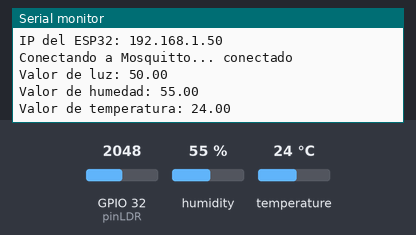
The sketch below on a simulated ESP32. Parts: the last lines printed to the serial monitor. The test bench sets the inputs (shaded band); at power-on: humidity 55 %, GPIO 32 (pinLDR) = 2048, temperature 24 °C. WiFi joins after 1.5 s; servers stay silent unless stated; no MQTT or app messages arrive unless stated.

Above: at 2.7 s.
2.8 s: humidity set to 22 %
5.5 s: GPIO 32 (pinLDR) set to 2866
At 6.6 s:
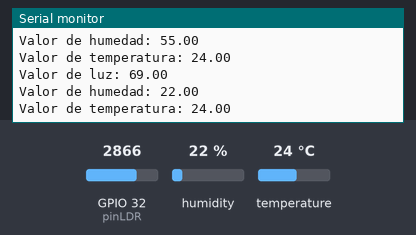
8.2 s: temperature set to 12 °C
At 10.7 s:
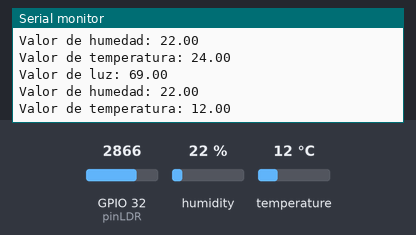
10.9 s: GPIO 32 (pinLDR) set to 3603
At 12.7 s:
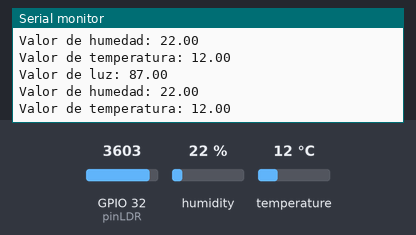
13.6 s: humidity set to 40 %
At 15.1 s:
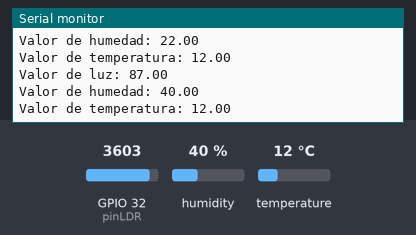
Timing chart, 0 to 16.6 s (numbered marks = the images above; inputs shaded):
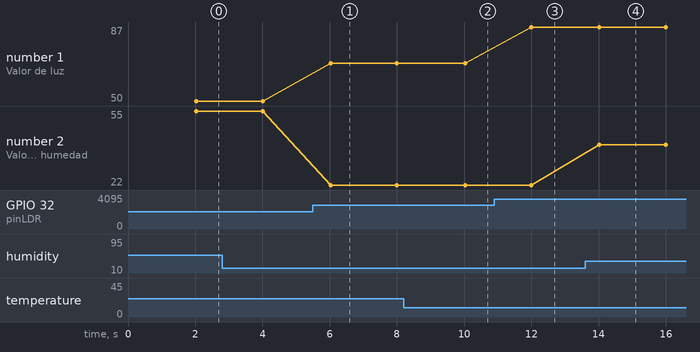

The sketch:

sketch_oct12a.ino
```cpp
#include <WiFi.h>
#include <PubSubClient.h>
#include <DHT.h>

#define DHTTYPE DHT11


// ======================================================
// CONFIGURACIÓN WIFI
// ======================================================

const char* WIFI_SSID = "Test";
const char* WIFI_PASSWORD = "sapo1234";


// ======================================================
// CONFIGURACIÓN MQTT
// ======================================================


const char* MQTT_SERVER = "10.157.198.244";
const int MQTT_PORT = 1883;

// Topics utilizados por el dashboard React.
const char* TOPIC_TEMPERATURA = "clima/esp32/temperatura";
const char* TOPIC_HUMEDAD = "clima/esp32/humedad";
const char* TOPIC_LUZ = "clima/esp32/luz";


// ======================================================
// CONFIGURACIÓN DE SENSORES
// ======================================================

// (Estudiante)
// Definir los pines y objetos necesarios para los sensores.
int pinLDR=32;
int pinDHT=4;
float valorLeidoLDR=0.0;
float valorLeidoDHT=0.0;
float porcentajeLDR=0.0;
float humedad=0;
float temperatura=0;

DHT dht(pinDHT, DHTTYPE);

WiFiClient wifiClient;
PubSubClient mqttClient(wifiClient);

// Enviar una lectura cada 2 segundos.
const unsigned long INTERVALO_ENVIO = 2000;

unsigned long ultimoEnvio = 0;

void conectarWiFi() {

  Serial.print("Conectando a WiFi");

  WiFi.begin(WIFI_SSID, WIFI_PASSWORD);

  while (WiFi.status() != WL_CONNECTED) {
    delay(500);
    Serial.print(".");
  }

  Serial.println();
  Serial.println("WiFi conectado");

  Serial.print("IP del ESP32: ");
  Serial.println(WiFi.localIP());
}

void conectarMQTT() {

  while (!mqttClient.connected()) {

    Serial.print("Conectando a Mosquitto...");

    // Crear un Client ID diferente para este ESP32.
    String clientId = "ESP32-";
    clientId += String(
      (uint32_t)(ESP.getEfuseMac() & 0xFFFFFFFF),
      HEX
    );

    if (mqttClient.connect(clientId.c_str())) {

      Serial.println(" conectado");

    } else {

      Serial.print(" error, rc=");
      Serial.print(mqttClient.state());
      Serial.println(". Reintentando en 2 segundos...");

      delay(2000);
    }
  }
}


// ======================================================
// LEER Y PUBLICAR SENSORES
// ======================================================

void publicarSensores() {
    //(Estudiante)
      //1. Obtener la temperatura.
      temperatura=dht.readTemperature();

      //2. Obtener la humedad.
      humedad=dht.readHumidity();

      //3. Obtener la lectura del sensor de iluminación.
      valorLeidoLDR=analogRead(pinLDR);
      porcentajeLDR=map(valorLeidoLDR, 0, 4095, 0, 100);

      //4. Preparar los valores para poder publicarlos mediante MQTT.
      String payloadTemperatura=String(temperatura, 0);
      String payloadHumedad=String(humedad, 0);
      String payloadLuz=String(porcentajeLDR, 0);

      //5. Publicar cada dato en su topic correspondiente:  TOPIC_TEMPERATURA, TOPIC_HUMEDAD, TOPIC_LUZ
      mqttClient.publish(TOPIC_TEMPERATURA, payloadTemperatura.c_str());
      mqttClient.publish(TOPIC_HUMEDAD, payloadHumedad.c_str());
      mqttClient.publish(TOPIC_LUZ, payloadLuz.c_str());

      //6. Mostrar las mediciones en el Monitor Serial.
      Serial.print("Valor de luz: ");
      Serial.println(porcentajeLDR);
      Serial.print("Valor de humedad: ");
      Serial.println(humedad);
      Serial.print("Valor de temperatura: ");
      Serial.println(temperatura);
      delay(1000);

}

void setup() {

  Serial.begin(115200);

  // (Estudiante)
  // Inicializar los sensores y configurar los pines
  // necesarios.
  pinMode(pinLDR, INPUT);

  dht.begin();

  conectarWiFi();

  mqttClient.setServer(
    MQTT_SERVER,
    MQTT_PORT
  );
}

void loop() {

  // Si se pierde WiFi, volver a conectarse.
  if (WiFi.status() != WL_CONNECTED) {
    conectarWiFi();
  }

  // Si se pierde MQTT, volver a conectarse.
  if (!mqttClient.connected()) {
    conectarMQTT();
  }

  mqttClient.loop();


  // Publicar sensores cada 2 segundos.
  if (millis() - ultimoEnvio >= INTERVALO_ENVIO) {

    ultimoEnvio = millis();

    publicarSensores();
  }
}
```

Measured:
- after the input at 5.5 s, the serial monitor: prints a new line after 0.53 s (image 1)
- after the input at 8.2 s, the serial monitor: prints a new line after 1.8 s (image 2)
- after the input at 10.9 s, the serial monitor: prints a new line after 1.1 s (image 3)
- after the input at 13.6 s, the serial monitor: prints a new line after 0.43 s (image 4)
- plotted number 1: 50 → 69 after the input at 5.5 s, 69 → 87 after the input at 10.9 s
- plotted number 2: 22 → 40 after the input at 13.6 s
